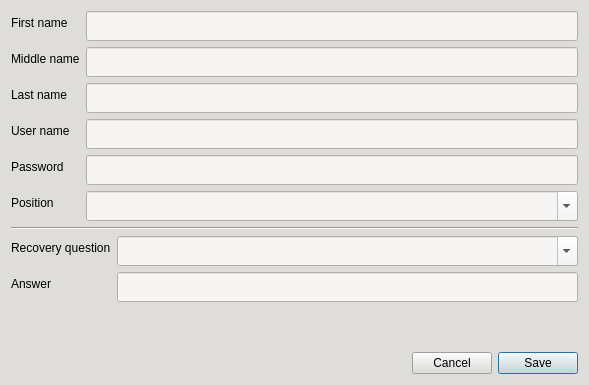
<?xml version="1.0" encoding="UTF-8"?>
<ui version="4.0">
 <class>AddNewUserDialog</class>
 <widget class="QDialog" name="AddNewUserDialog">
  <property name="geometry">
   <rect>
    <x>0</x>
    <y>0</y>
    <width>589</width>
    <height>385</height>
   </rect>
  </property>
  <property name="windowTitle">
   <string>Registration</string>
  </property>
  <property name="styleSheet">
   <string notr="true">background-color: rgb(222, 221, 218); color: rgb(0, 0, 0);</string>
  </property>
  <layout class="QVBoxLayout" name="verticalLayout">
   <item>
    <layout class="QFormLayout" name="formLayout_3">
     <item row="0" column="0">
      <widget class="QLabel" name="label_8">
       <property name="text">
        <string>First name</string>
       </property>
      </widget>
     </item>
     <item row="0" column="1">
      <widget class="QLineEdit" name="lineEdit_firstname">
       <property name="minimumSize">
        <size>
         <width>0</width>
         <height>30</height>
        </size>
       </property>
       <property name="styleSheet">
        <string notr="true">background-color: rgb(246, 245, 244);</string>
       </property>
      </widget>
     </item>
     <item row="1" column="0">
      <widget class="QLabel" name="label_9">
       <property name="text">
        <string>Middle name</string>
       </property>
      </widget>
     </item>
     <item row="1" column="1">
      <widget class="QLineEdit" name="lineEdit_middlename">
       <property name="minimumSize">
        <size>
         <width>0</width>
         <height>30</height>
        </size>
       </property>
       <property name="styleSheet">
        <string notr="true">background-color: rgb(246, 245, 244);</string>
       </property>
      </widget>
     </item>
     <item row="2" column="0">
      <widget class="QLabel" name="label_10">
       <property name="text">
        <string>Last name</string>
       </property>
      </widget>
     </item>
     <item row="2" column="1">
      <widget class="QLineEdit" name="lineEdit_lastname">
       <property name="minimumSize">
        <size>
         <width>0</width>
         <height>30</height>
        </size>
       </property>
       <property name="styleSheet">
        <string notr="true">background-color: rgb(246, 245, 244);</string>
       </property>
      </widget>
     </item>
     <item row="3" column="0">
      <widget class="QLabel" name="label_11">
       <property name="text">
        <string>User name</string>
       </property>
      </widget>
     </item>
     <item row="3" column="1">
      <widget class="QLineEdit" name="lineEdit_username">
       <property name="minimumSize">
        <size>
         <width>0</width>
         <height>30</height>
        </size>
       </property>
       <property name="styleSheet">
        <string notr="true">background-color: rgb(246, 245, 244);</string>
       </property>
      </widget>
     </item>
     <item row="4" column="0">
      <widget class="QLabel" name="label_12">
       <property name="text">
        <string>Password</string>
       </property>
      </widget>
     </item>
     <item row="4" column="1">
      <widget class="QLineEdit" name="lineEdit_password">
       <property name="minimumSize">
        <size>
         <width>0</width>
         <height>30</height>
        </size>
       </property>
       <property name="styleSheet">
        <string notr="true">background-color: rgb(246, 245, 244);</string>
       </property>
      </widget>
     </item>
     <item row="5" column="0">
      <widget class="QLabel" name="label_13">
       <property name="text">
        <string>Position</string>
       </property>
      </widget>
     </item>
     <item row="5" column="1">
      <widget class="QComboBox" name="comboBox_position">
       <property name="minimumSize">
        <size>
         <width>0</width>
         <height>30</height>
        </size>
       </property>
       <property name="styleSheet">
        <string notr="true">background-color: rgb(246, 245, 244);</string>
       </property>
       <property name="editable">
        <bool>true</bool>
       </property>
      </widget>
     </item>
    </layout>
   </item>
   <item>
    <widget class="Line" name="line">
     <property name="orientation">
      <enum>Qt::Horizontal</enum>
     </property>
    </widget>
   </item>
   <item>
    <layout class="QFormLayout" name="formLayout_4">
     <item row="0" column="0">
      <widget class="QLabel" name="label_14">
       <property name="text">
        <string>Recovery question</string>
       </property>
      </widget>
     </item>
     <item row="0" column="1">
      <widget class="QComboBox" name="comboBox_recoveryQuestion">
       <property name="minimumSize">
        <size>
         <width>0</width>
         <height>30</height>
        </size>
       </property>
       <property name="styleSheet">
        <string notr="true">background-color: rgb(246, 245, 244);</string>
       </property>
       <property name="editable">
        <bool>true</bool>
       </property>
      </widget>
     </item>
     <item row="1" column="0">
      <widget class="QLabel" name="labelAnswer_2">
       <property name="text">
        <string>Answer</string>
       </property>
      </widget>
     </item>
     <item row="1" column="1">
      <widget class="QLineEdit" name="lineEdit_Answer">
       <property name="minimumSize">
        <size>
         <width>0</width>
         <height>30</height>
        </size>
       </property>
       <property name="styleSheet">
        <string notr="true">background-color: rgb(246, 245, 244);</string>
       </property>
      </widget>
     </item>
    </layout>
   </item>
   <item>
    <spacer name="verticalSpacer">
     <property name="orientation">
      <enum>Qt::Vertical</enum>
     </property>
     <property name="sizeHint" stdset="0">
      <size>
       <width>20</width>
       <height>56</height>
      </size>
     </property>
    </spacer>
   </item>
   <item>
    <layout class="QHBoxLayout" name="horizontalLayout_2">
     <item>
      <spacer name="horizontalSpacer_2">
       <property name="orientation">
        <enum>Qt::Horizontal</enum>
       </property>
       <property name="sizeHint" stdset="0">
        <size>
         <width>40</width>
         <height>20</height>
        </size>
       </property>
      </spacer>
     </item>
     <item>
      <widget class="QPushButton" name="btnCancel">
       <property name="text">
        <string>Cancel</string>
       </property>
      </widget>
     </item>
     <item>
      <widget class="QPushButton" name="btnSave">
       <property name="text">
        <string>Save</string>
       </property>
       <property name="default">
        <bool>true</bool>
       </property>
      </widget>
     </item>
    </layout>
   </item>
  </layout>
 </widget>
 <resources/>
 <connections/>
</ui>
